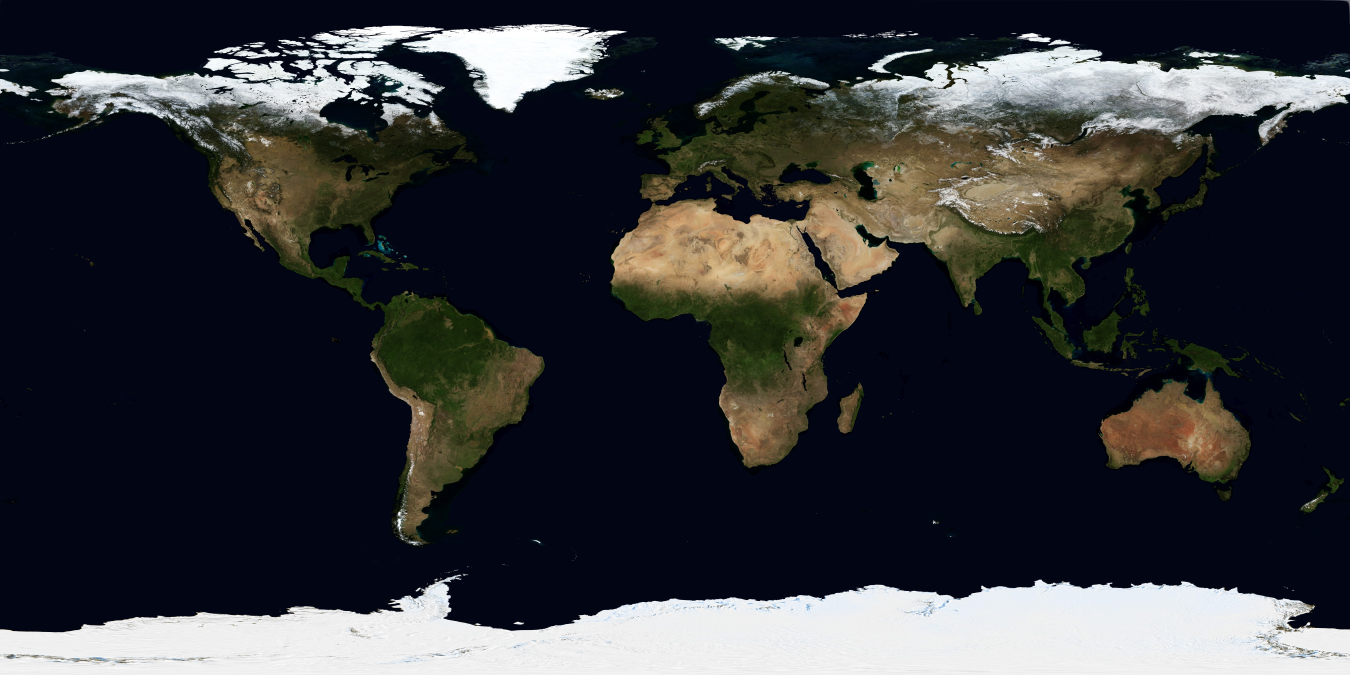
#> input picture examples/bluemarble.jpg, 5400 x 2700 px (shown at 1/4 size)
$ jupyter execute --allow-errors Walkthrough.ipynb   (shell and % lines are left out)
#> lines starting #> are read from the running program, lines starting #| are printed output that depends on the picture
### laika/gps_time.py
import datetime


def datetime_to_tow(t):
    """
    Convert a Python datetime object to GPS Week and Time Of Week.
    Does *not* convert from UTC to GPST.
    Fractional seconds are supported.

    Parameters
    ----------
    t : datetime
      A time to be converted, on the GPST timescale.
    mod1024 : bool, optional
      If True (default), the week number will be output in 10-bit form.

    Returns
    -------
    week, tow : tuple (int, float)
      The GPS week number and time-of-week.
    """
    # DateTime to GPS week and TOW
    wk_ref = datetime.datetime(2014, 2, 16, 0, 0, 0, 0, None)
    refwk = 1780
    wk = (t - wk_ref).days // 7 + refwk
    tow = ((t - wk_ref) - datetime.timedelta((wk - refwk) * 7.0)).total_seconds()
    return wk, tow


# [46 lines left out: functions tow_to_datetime, get_leap_seconds, gpst_to_utc, not called in this run]


def utc_to_gpst(t_utc):
    t_gpst = t_utc + get_leap_seconds(t_utc)
    return t_gpst


class GPSTime:
  """
  GPS time class to add and subtract [week, tow]
  """
  def __init__(self, week, tow):
    self.week = week
    self.tow = tow
    self.seconds_in_week = 604800

  @classmethod
  def from_datetime(cls, datetime):
    week, tow = datetime_to_tow(datetime)
    return cls(week, tow)

  @classmethod
  def from_meas(cls, meas):
    return cls(meas[1], meas[2])

  # [21 lines left out: functions __sub__, __add__, not called in this run]

  def __lt__(self, other):
    return self - other < 0

  def __gt__(self, other):
    return self - other > 0

  def __le__(self, other):
    return self - other <= 0

  def __ge__(self, other):
    return self - other >= 0

  def __eq__(self, other):
    return self - other == 0

  def as_datetime(self):
    return tow_to_datetime(self.tow, self.week)

  @property
  def day(self):
    return int(self.tow/(24*3600))

  def __repr__(self):
    return f"GPSTime(week={self.week}, tow={self.tow})"


class TimeSyncer:
  """
  Converts logmonotime to gps_time and vice versa
  """
  def __init__(self, mono_time, gps_time):
    self.ref_mono_time = mono_time
    self.ref_gps_time = gps_time

  # [10 lines left out: functions from_datetime, from_logs, not called in this run]

  def mono2gps(self, mono_time):
    return self.ref_gps_time + mono_time - self.ref_mono_time

  def gps2mono(self, gps_time):
    return gps_time - self.ref_gps_time + self.ref_mono_time

  def __str__(self):
      return f"Reference mono time: {self.ref_mono_time} \n  Reference gps time: {self.ref_gps_time}"

### examples/Walkthrough.ipynb
[cell 1]
from laika.lib.coordinates import ecef2geodetic, geodetic2ecef
%pylab inline
import numpy as np
import seaborn as sns

[cell 2]
# this is the main component of laika, and once initialized can
# immediately provide information about satellites and signal delays
from laika import AstroDog
constellations = ['GPS', 'GLONASS']
#> (the rest of this cell did not finish here and is left out)

[cell 3]
# For example if we want the position and speed of satellite 7 (a GPS sat)
# at the start of January 7th 2018. Laika's custom GPSTime object is used throughout
# and can be initialized from python's datetime.

from datetime import datetime
from laika.gps_time import GPSTime
time = GPSTime.from_datetime(datetime(2018, 1, 7))

# We use RINEX3 PRNs to identify satellites
sat_prn = 'G07'
#> (the rest of this cell did not finish here and is left out)

[cell 4]
# We can use these helpers to plot the orbits of satellites
# by plotting the satellite positions over the course
# of 12 hours, which is the approximate orbital period
# of GNSS satellites.

from collections import defaultdict
import PIL
import matplotlib.pyplot as plt
import numpy as np
import matplotlib.patches as mpatches
from mpl_toolkits.mplot3d import Axes3D
from laika.constants import EARTH_RADIUS, EARTH_ROTATION_RATE
from laika.helpers import get_constellation
from laika.lib.orientation import rot_from_euler

# We start by plotting the world

# load bluemarble with PIL
bm = PIL.Image.open('bluemarble.jpg')
#> bm is the input picture: PIL image 5400x2700 RGB; mean R, G, B 53, 54.5, 58.7
# it's big, so I'll rescale it, convert to array, and divide by 256 to get RGB values that matplotlib accept
bm = np.array(bm.resize([d // 5 for d in bm.size])) / 256.
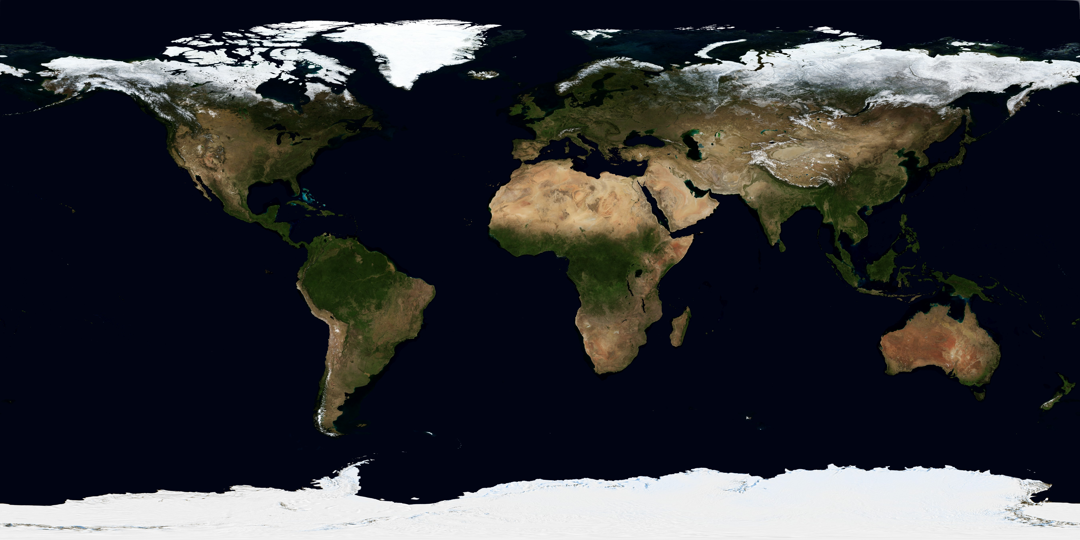
#> bm: shape (540, 1080, 3) float64; mean R, G, B 0.207, 0.213, 0.229
lons = np.linspace(-180, 180, bm.shape[1]) * np.pi / 180
#> lons = 1080 values from -3.14 to 3.14
lats = np.linspace(-90, 90, bm.shape[0])[::-1] * np.pi / 180
fig = plt.figure(figsize=(14, 14))
ax = fig.add_subplot(111, projection='3d')
x = EARTH_RADIUS * np.outer(np.cos(lons), np.cos(lats)).T
y = EARTH_RADIUS * np.outer(np.sin(lons), np.cos(lats)).T
z = EARTH_RADIUS * np.outer(np.ones(np.size(lons)), np.sin(lats)).T
ax.plot_surface(x, y, z, rstride=4, cstride=4, facecolors=bm)
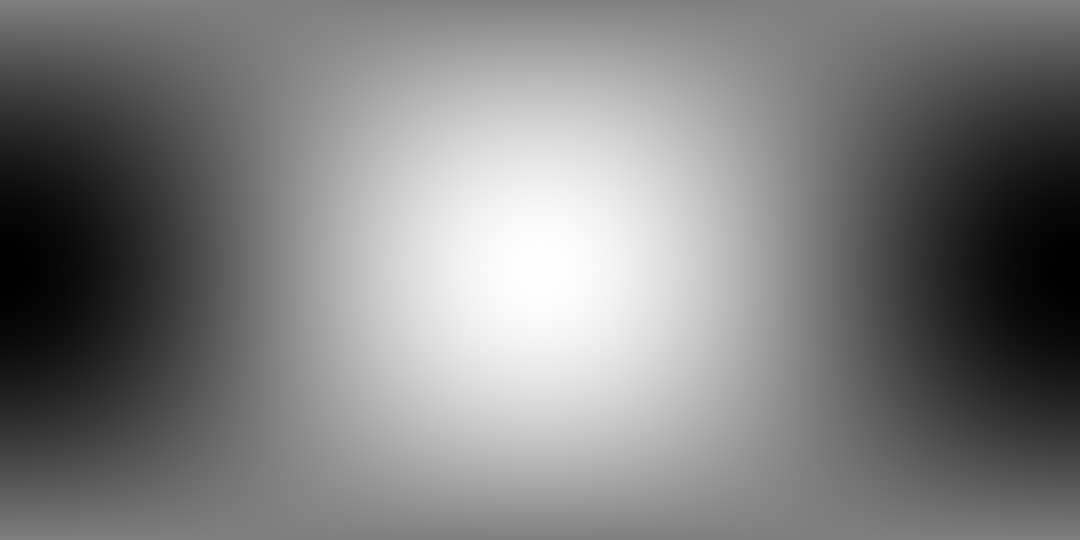
#> x: shape (540, 1080) float64; min -6378072.9, max 6378045.9, mean -3752.7; drawn with min black and max white
ax.set_xlim(-2.5e7, 2.5e7)
ax.set_ylim(-2.5e7, 2.5e7)
ax.set_zlim(-2.5e7, 2.5e7)
ax.set_box_aspect((1, 1, 1))

# Now we get all the satellite positions
# over a 12 hour period and plot them
sat_positions = defaultdict(lambda: [])
colors = {
    'GPS': 'b',
    'GLONASS': 'r'
}

#> (the rest of this cell did not finish here and is left out)
